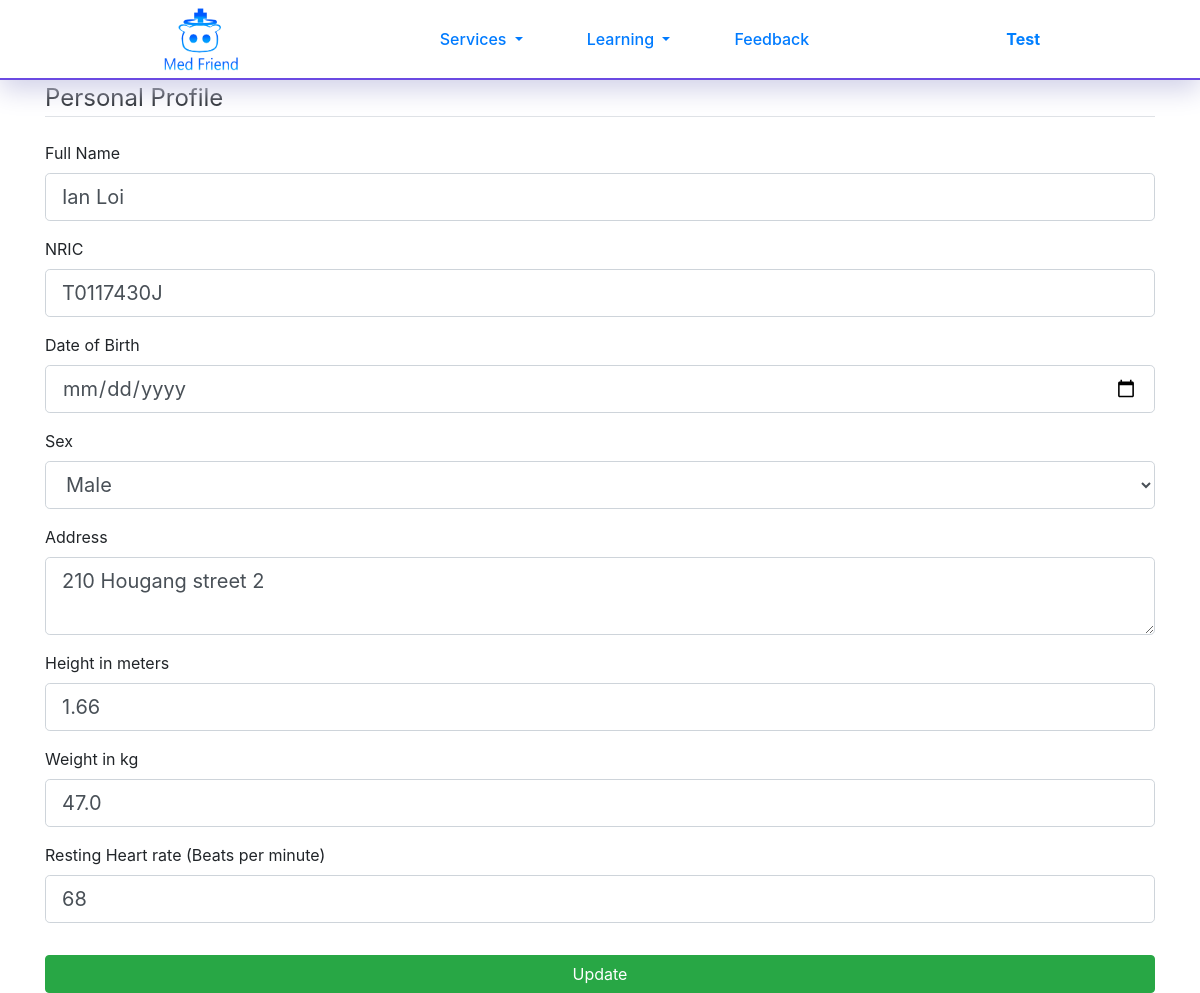
The page /History (signed in) on the database its author committed.
### Flask/Models.py (models this page shows, shortened)
class User(db.Model, UserMixin):
    id = db.Column(db.Integer, primary_key=True)
    username = db.Column(db.String(20), unique=True, nullable=False)
    email = db.Column(db.String(120), unique=True, nullable=False)
    password = db.Column(db.String(60), nullable=False)
    image_file = db.Column(db.String(20), nullable=False, default='default.jpg')
    authenticated = db.Column(db.Boolean, nullable=False, default=False)
    delete_time = db.Column(db.DateTime, nullable=False, default=(datetime.utcnow() + timedelta(minutes=30)))
    personal_profile = db.relationship('Personal_Profile', backref='person')
    admissions = db.relationship('Admissions', backref="person")
    illnesses = db.relationship('Illnesses', backref="person")
    surgeries = db.relationship('Surgeries', backref="person")
    blood_transfusions = db.relationship('Blood_Transfusions', backref='person')
    allergies = db.relationship('Allergies', backref="person")
    vaccinations = db.relationship('Vaccinations', backref="person")

class Personal_Profile(db.Model):
    id = db.Column(db.Integer, primary_key=True)
    full_name = db.Column(db.String(60), nullable=True)
    nric = db.Column(db.String(9), unique=True, nullable=True)
    birthday = db.Column(db.DateTime, nullable=True)
    sex = db.Column(db.String(20), nullable=True)
    address = db.Column(db.String(100), nullable=True)
    age = db.Column(db.Integer, nullable=True)
    height = db.Column(db.Float, nullable=True)
    weight = db.Column(db.Float, nullable=True)
    heart_rate = db.Column(db.Integer, nullable=True)
    bmi = db.Column(db.Integer, nullable=True)
    user_id = db.Column(db.Integer, db.ForeignKey('user.id'), nullable=False)

### Flask/medical_history/routes.py (the view)
@medical_history.route("/History", methods = ['POST', 'GET'])
@login_required
def Personal_Details():
    form = Personal_Profile_Form()
    if form.validate_on_submit():
        age = int(datetime.datetime.today().year) - \
              int(form.birthday.data.year - ((datetime.datetime.today().month, datetime.datetime.today().day) > (form.birthday.data.month, form.birthday.data.day))) - 1
        bmi = form.weight.data / (form.height.data ** 2)
        if current_user.personal_profile == []:
            history = Personal_Profile(full_name=form.full_name.data,
                                       nric=form.nric.data,
                                       birthday=form.birthday.data,
                                       sex=form.sex.data,
                                       address=form.address.data,
                                       age= age,
                                       height=form.height.data,
                                       weight=form.weight.data,
                                       heart_rate=form.heart_rate.data,
                                       bmi= (round(bmi,2)),
                                       user_id=current_user.id)
            db.session.add(history)
        else:
            current_user.personal_profile[0].nric = form.nric.data
            current_user.personal_profile[0].full_name = form.full_name.data
            current_user.personal_profile[0].birthday = form.birthday.data
            current_user.personal_profile[0].sex = form.sex.data
            current_user.personal_profile[0].address = form.address.data
            current_user.personal_profile[0].age = age
            current_user.personal_profile[0].height = form.height.data
            current_user.personal_profile[0].weight = form.weight.data
            current_user.personal_profile[0].heart_rate = form.heart_rate.data
            current_user.personal_profile[0].bmi = (round(bmi,2))
        db.session.commit()
        flash(f'Your personal details have been updated', 'success')
        return redirect(url_for('users.profile_reminder'))
    elif current_user.personal_profile != [] and request.method == 'GET':
        form.full_name.data = current_user.personal_profile[0].full_name
        form.nric.data = current_user.personal_profile[0].nric
        form.birthday.data = current_user.personal_profile[0].birthday
        form.sex.data = current_user.personal_profile[0].sex
        form.address.data = current_user.personal_profile[0].address
        form.height.data = current_user.personal_profile[0].height
        form.weight.data = current_user.personal_profile[0].weight
        form.heart_rate.data = current_user.personal_profile[0].heart_rate
    return render_template('Medical History/edit personal details.html', title="Update Personal Details", form=form)

### Flask/medical_history/forms.py (shortened to what this page needs)
class Personal_Profile_Form(FlaskForm):
    full_name = StringField("Full Name",
                            validators=[])
    nric = StringField("NRIC",
                       validators=[])
    birthday = DateField('Date of Birth', format='%d/%m/%Y', validators=[Optional()])
    sex = SelectField("Sex", choices=[('Not Set', "Not Set"), ('Male', 'Male'), ('Female', 'Female'), ('Others', 'Others')], validators=[])
    address = TextAreaField("Address", validators=[])
    height = FloatField("Height in meters", validators=[NumberRange(min=0, max=2.72)])
    weight = FloatField("Weight in kg", validators=[NumberRange(min=0, max=635)])
    heart_rate = IntegerField("Resting Heart rate (Beats per minute)", validators=[NumberRange(min=23, max=150)])
    submit = SubmitField('Update')

### Flask/Models.py (called while the page is built)
@login_manager.user_loader
def load_user(user_id):
    return User.query.get(int(user_id))

### Flask/templates/Medical History/edit personal details.html (shortened to what this page needs)
{% extends "layout.html" %}
{% block content %}
<div class="container">
    <form action="" method="post">
        <fieldset class="form-group">
            <legend class="border-bottom mb-4">Personal Profile</legend>
            <div class="form-group">
                {{ form.full_name.label(class="form-control-label") }}
                {% if form.full_name.errors %}
                {{ form.full_name(class="form-control form-control-lg is-invalid", placeholder="John Doe") }}
                <div class="invalid-feedback">
                    {% for error in form.full_name.errors %}
                    <span>{{ error }}</span>
                    {% endfor %}
                </div>
                {% else %}
                {{ form.full_name(class="form-control form-control-lg", placeholder="John Doe") }}
                {% endif %}
            </div>
            <div class="form-group">
                {{ form.nric.label(class="form-control-label") }}
                {% if form.nric.errors %}
                {{ form.nric(class="form-control form-control-lg is-invalid", placeholder="S1234567A") }}
                <div class="invalid-feedback">
                    {% for error in form.nric.errors %}
                    <span>{{ error }}</span>
                    {% endfor %}
                </div>
                {% else %}
                {{ form.nric(class="form-control form-control-lg", placeholder="S1234567A") }}
                {% endif %}
            </div>
            <div class="form-group">
                {{ form.birthday.label(class="form-control-label") }}
                {% if form.birthday.errors %}
                {{ form.birthday(class="form-control form-control-lg is-invalid", placeholder="dd/mm/yyyy") }}
                <div class="invalid-feedback">
                    {% for error in form.birthday.errors %}
                    <span>{{ error }}</span>
                    {% endfor %}
                </div>
                {% else %}
                {{ form.birthday(class="form-control form-control-lg", placeholder="dd/mm/yyyy") }}
                {% endif %}
            </div>
            <div class="form-group">
                {{ form.sex.label(class="form-control-label") }}
                {% if form.sex.errors %}
                {{ form.sex(class="form-control form-control-lg is-invalid") }}
                <div class="invalid-feedback">
                    {% for error in form.sex.errors %}
                    <span>{{ error }}</span>
                    {% endfor %}
                </div>
                {% else %}
                {{ form.sex(class="form-control form-control-lg") }}
                {% endif %}
            </div>
            <div class="form-group">
                {{ form.address.label(class="form-control-label") }}
                {% if form.address.errors %}
                {{ form.address(class="form-control form-control-lg is-invalid", placeholder="Blk 123 #45-67") }}
                <div class="invalid-feedback">
                    {% for error in form.address.errors %}
                    <span>{{ error }}</span>
                    {% endfor %}
                </div>
                {% else %}
                {{ form.address(class="form-control form-control-lg", placeholder="Blk 123 #45-67") }}
                {% endif %}
            </div>
            <div class="form-group">
                {{ form.height.label(class="form-control-label") }}
                {% if form.height.errors %}
                {{ form.height(class="form-control form-control-lg is-invalid", placeholder="1.60") }}
                <div class="invalid-feedback">
                    {% for error in form.height.errors %}
                    <span>{{ error }}</span>
                    {% endfor %}
                </div>
                {% else %}
                {{ form.height(class="form-control form-control-lg", placeholder="1.60") }}
                {% endif %}
            </div>
            <div class="form-group">
                {{ form.weight.label(class="form-control-label") }}
                {% if form.weight.errors %}
                {{ form.weight(class="form-control form-control-lg is-invalid", placeholder="60") }}
                <div class="invalid-feedback">
                    {% for error in form.weight.errors %}
                    <span>{{ error }}</span>
                    {% endfor %}
                </div>
                {% else %}
                {{ form.weight(class="form-control form-control-lg", placeholder="60") }}
                {% endif %}
            </div>
            <div class="form-group">
                {{ form.heart_rate.label(class="form-control-label") }}
                {% if form.heart_rate.errors %}
                {{ form.heart_rate(class="form-control form-control-lg is-invalid", placeholder="60") }}
                <div class="invalid-feedback">
                    {% for error in form.heart_rate.errors %}
                    <span>{{ error }}</span>
                    {% endfor %}
                </div>
                {% else %}
                {{ form.heart_rate(class="form-control form-control-lg", placeholder="60") }}
                {% endif %}
            </div>
        </fieldset>
        {{ form.submit(class="btn btn-success btn-block col-12") }}
    </form>
</div>
{% endblock %}

### Flask/templates/layout.html (shortened to what this page needs)
<!DOCTYPE html>
<html lang="en">
<head>
    <link rel="stylesheet" href="https://stackpath.bootstrapcdn.com/bootstrap/4.1.3/css/bootstrap.min.css"
>
    <link rel="stylesheet" type="text/css" href="{{ url_for('static', filename='css/navbar.css') }}" />
    <link rel="stylesheet" type="text/css" href="{{ url_for('static', filename='css/home.css') }}" />
</head>
<body>
    <nav id="#navbarSupportedContent" class="navbar navbar-expand-lg navbar-custom justify-content-center sticky-top">
        <a class="navbar-brand mr-0" href="{{ url_for('main.index') }}" id="brandlogo">
            <img src="../static/images/Logo.png" alt="" class="img-fluid" style="height:8vh">
        </a>
        <div class="collapse navbar-collapse justify-content-between align-items-center w-100" id="navbarSupportedContent">
            <ul class="navbar-nav mx-auto text-center">
                <li class="nav-item dropdown active">
                    <a class="nav-link dropdown-toggle" href="#" id="navbarDropdown" role="button" data-toggle="dropdown"
                        aria-haspopup="true" aria-expanded="false">
                        Services
                    </a>
                </li>
                <li class="nav-item dropdown active">
                    <a class="nav-link dropdown-toggle" href="#" id="navbarDropdown" role="button" data-toggle="dropdown"
                        aria-haspopup="true" aria-expanded="false">
                        Learning
                    </a>
                </li>
                <li>
                    <a class="nav-link active" href="{{ url_for('feedback.form_page') }}">Feedback</a>
                </li>
            </ul>
            <ul id="rightside" class="nav navbar-nav flex-row justify-content-center flex-nowrap">
                {% if current_user.is_authenticated %}
                <li class="nav-item dropdown active" data-toggle="dropdown" aria-haspopup="true" aria-expanded="false">
                    <b>
                        {{ current_user.username }}
                    </b>
                </li>
                {% else %}
                <a href="{{ url_for('users.login') }}" class="nav-link active"> Login </a>
                {% endif %}
            </ul>
        </div>
    </nav>
    <div>
        {% block content %}{% endblock content%}
    </div>
    <link href="https://unpkg.com/gijgo@1.9.11/css/gijgo.min.css" rel="stylesheet" type="text/css" />
</body>
</html>

### Flask/static/css/navbar.css (style rules this page uses)
#navbarSupportedContent .nav-link { font-size:1em; font-weight: 500; }
.nav-link, .navbar-brand { margin: 0px 0px; }
.navbar { border-bottom: 2px solid rgb(107, 74, 226); box-sizing: border-box; background-color: white; opacity: 1; box-shadow: 0px 10px 25px rgb(210, 210, 233); height: 80px; padding: 0vh 20vh; }
.navbar ul:first-child li { margin: 0px 2vw; }
#rightside li { color: #017fff; }

### Flask/static/css/home.css (style rules this page uses)
* { padding: 0px; margin: 0px; }
body { background-color: rgb(255, 255, 255); }

### rows shown on the page
User: username "Test"
Personal_Profile: full_name "Ian Loi", nric "T0117430J", sex "Male", address "210 Hougang street 2", height "1.66", weight "47.0", heart_rate "68"
